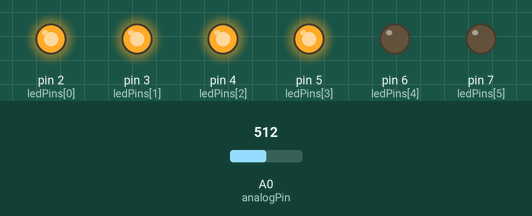
A sketch run on a simulated Arduino Uno, built with avr-gcc and run on an emulated ATmega328P. On the bench: output pins drawn as LEDs (lit = HIGH). The inputs (shaded band) are chosen by the test bench; at power-on: A0 (analogPin) = 512.

Above: at 1.2 s.
1.3 s: A0 (analogPin) set to 622
2.8 s: A0 (analogPin) set to 655
At 3.8 s:
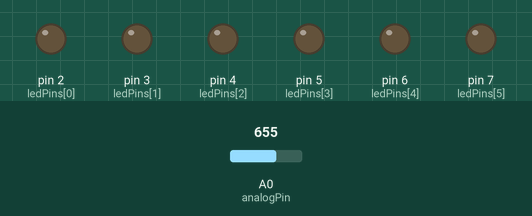
4.3 s: A0 (analogPin) set to 392
5.8 s: A0 (analogPin) set to 373
At 6.1 s:
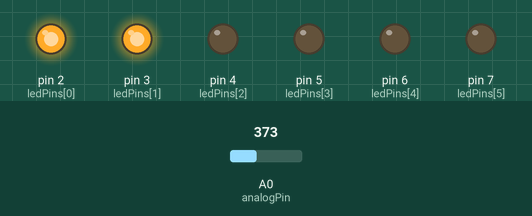
7.3 s: A0 (analogPin) set to 1023
At 8.5 s:
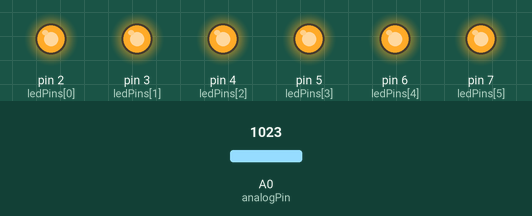
8.8 s: A0 (analogPin) set to 1010
At 9.6 s:
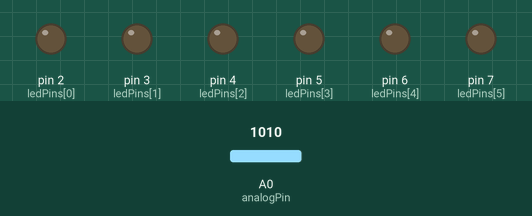
Timing chart, 0 to 11.3 s (numbered marks = the images above; inputs shaded):
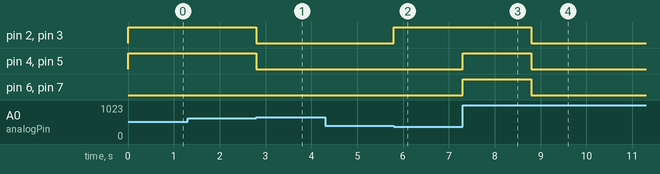

The sketch:

5.1.2.ino
```cpp
int analogPin=A0;
int ledCount=6;

int ledPins[]={2,3,4,5,6,7};


void setup() {
  // put your setup code here, to run once:

  for(int thisLed=0;thisLed<ledCount;thisLed++){
    pinMode(ledPins[thisLed],OUTPUT);
  }
}

void loop() {
  // put your main code here, to run repeatedly:

  int sensorReading=analogRead(analogPin);
  int ledLevel=map(sensorReading,0,1023,0,ledCount+2);

  for(int thisLed=0;thisLed<ledCount;thisLed++){

    if(thisLed<ledLevel && (ledLevel)%2==0){
      digitalWrite(ledPins[thisLed-1],HIGH);
      digitalWrite(ledPins[thisLed],HIGH);
    }
    else{
      digitalWrite(ledPins[thisLed],LOW);
    }
  }
}
```

Measured:
- the behaviour switches between 639 and 640 on A0 (analogPin) (found by bisection; images 0 and 1)
- the behaviour switches between 384 and 383 on A0 (analogPin) (found by bisection; images 1 and 2)
- the behaviour switches between 1023 and 1022 on A0 (analogPin) (found by bisection; images 3 and 4)
- after the input at 1.3 s, every drawn part: stays the same
- after the input at 2.8 s, pin 2 (ledPins[0]), pin 3 (ledPins[1]), pin 4 (ledPins[2]), pin 5 (ledPins[3]): HIGH → LOW at once
- after the input at 4.3 s, every drawn part: stays the same
- after the input at 5.8 s, pin 2 (ledPins[0]), pin 3 (ledPins[1]): LOW → HIGH at once
- after the input at 7.3 s, pin 4 (ledPins[2]), pin 5 (ledPins[3]), pin 6 (ledPins[4]), pin 7 (ledPins[5]): LOW → HIGH at once
- after the input at 8.8 s, pin 2 (ledPins[0]), pin 3 (ledPins[1]), pin 4 (ledPins[2]), pin 5 (ledPins[3]), pin 6 (ledPins[4]), pin 7 (ledPins[5]): HIGH → LOW at once
